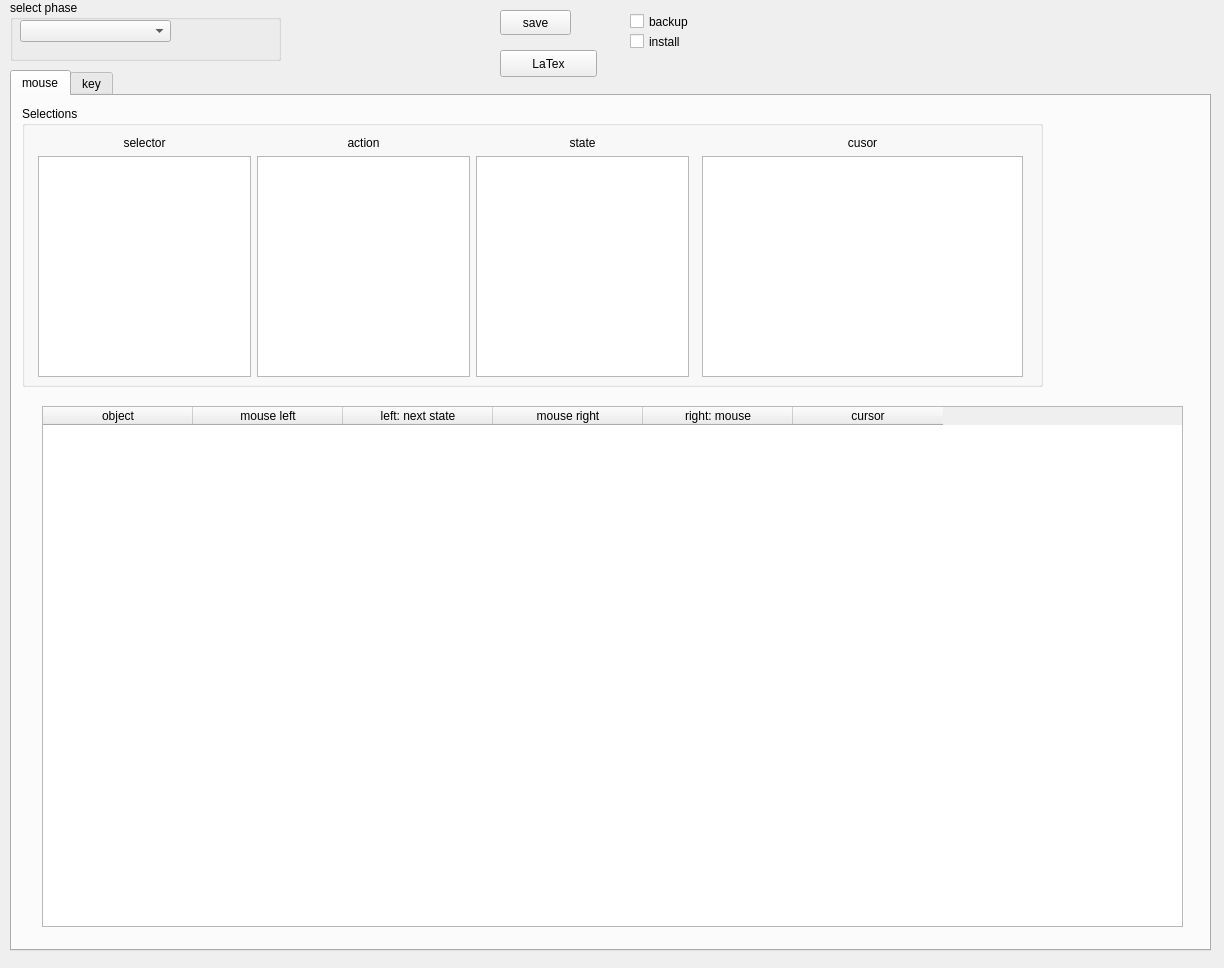
<?xml version="1.0" encoding="UTF-8"?>
<ui version="4.0">
    <class>Dialog</class>
    <widget class="QDialog" name="Dialog">
        <property name="windowModality">
            <enum>Qt::NonModal</enum>
        </property>
        <property name="geometry">
            <rect>
                <x>0</x>
                <y>0</y>
                <width>1224</width>
                <height>968</height>
            </rect>
        </property>
        <property name="sizePolicy">
            <sizepolicy hsizetype="Expanding" vsizetype="Expanding">
                <horstretch>0</horstretch>
                <verstretch>0</verstretch>
            </sizepolicy>
        </property>
        <property name="sizeIncrement">
            <size>
                <width>10</width>
                <height>10</height>
            </size>
        </property>
        <property name="windowTitle">
            <string>Dialog</string>
        </property>
        <widget class="QTabWidget" name="tabWidget">
            <property name="geometry">
                <rect>
                    <x>10</x>
                    <y>70</y>
                    <width>1201</width>
                    <height>881</height>
                </rect>
            </property>
            <property name="currentIndex">
                <number>0</number>
            </property>
            <widget class="QWidget" name="tab_mouse_automat">
                <attribute name="title">
                    <string>mouse</string>
                </attribute>
                <widget class="QGroupBox" name="groupSelections">
                    <property name="geometry">
                        <rect>
                            <x>10</x>
                            <y>10</y>
                            <width>1021</width>
                            <height>281</height>
                        </rect>
                    </property>
                    <property name="title">
                        <string>Selections</string>
                    </property>
                    <widget class="QWidget" name="layoutWidget">
                        <property name="geometry">
                            <rect>
                                <x>680</x>
                                <y>30</y>
                                <width>321</width>
                                <height>241</height>
                            </rect>
                        </property>
                        <layout class="QVBoxLayout" name="verticalLayout_4">
                            <item>
                                <widget class="QLabel" name="label_3">
                                    <property name="text">
                                        <string>cusor</string>
                                    </property>
                                    <property name="alignment">
                                        <set>Qt::AlignCenter</set>
                                    </property>
                                </widget>
                            </item>
                            <item>
                                <widget class="QListWidget" name="listCursors"/>
                            </item>
                        </layout>
                    </widget>
                    <widget class="QWidget" name="layoutWidget">
                        <property name="geometry">
                            <rect>
                                <x>16</x>
                                <y>30</y>
                                <width>651</width>
                                <height>241</height>
                            </rect>
                        </property>
                        <layout class="QHBoxLayout" name="horizontalLayout">
                            <item>
                                <layout class="QVBoxLayout" name="verticalLayout">
                                    <item>
                                        <widget class="QLabel" name="label">
                                            <property name="text">
                                                <string>selector</string>
                                            </property>
                                            <property name="alignment">
                                                <set>Qt::AlignCenter</set>
                                            </property>
                                        </widget>
                                    </item>
                                    <item>
                                        <widget class="QListWidget" name="listSelectState"/>
                                    </item>
                                </layout>
                            </item>
                            <item>
                                <layout class="QVBoxLayout" name="verticalLayout_3">
                                    <item>
                                        <widget class="QLabel" name="label_2">
                                            <property name="text">
                                                <string>action</string>
                                            </property>
                                            <property name="alignment">
                                                <set>Qt::AlignCenter</set>
                                            </property>
                                        </widget>
                                    </item>
                                    <item>
                                        <widget class="QListWidget" name="listActions"/>
                                    </item>
                                </layout>
                            </item>
                            <item>
                                <layout class="QVBoxLayout" name="verticalLayout_2">
                                    <item>
                                        <widget class="QLabel" name="label_4">
                                            <property name="text">
                                                <string>state</string>
                                            </property>
                                            <property name="alignment">
                                                <set>Qt::AlignCenter</set>
                                            </property>
                                        </widget>
                                    </item>
                                    <item>
                                        <widget class="QListWidget" name="listStates"/>
                                    </item>
                                </layout>
                            </item>
                        </layout>
                    </widget>
                </widget>
                <widget class="QTableWidget" name="tableState">
                    <property name="geometry">
                        <rect>
                            <x>30</x>
                            <y>310</y>
                            <width>1141</width>
                            <height>521</height>
                        </rect>
                    </property>
                    <property name="editTriggers">
                        <set>QAbstractItemView::NoEditTriggers</set>
                    </property>
                    <attribute name="horizontalHeaderDefaultSectionSize">
                        <number>150</number>
                    </attribute>
                    <column>
                        <property name="text">
                            <string>object</string>
                        </property>
                    </column>
                    <column>
                        <property name="text">
                            <string>mouse left</string>
                        </property>
                    </column>
                    <column>
                        <property name="text">
                            <string>left: next state</string>
                        </property>
                    </column>
                    <column>
                        <property name="text">
                            <string>mouse right</string>
                        </property>
                    </column>
                    <column>
                        <property name="text">
                            <string>right: mouse</string>
                        </property>
                    </column>
                    <column>
                        <property name="text">
                            <string>cursor</string>
                        </property>
                    </column>
                </widget>
            </widget>
            <widget class="QWidget" name="tab_key_automat">
                <attribute name="title">
                    <string>key</string>
                </attribute>
                <widget class="QWidget" name="layoutWidget_2">
                    <property name="geometry">
                        <rect>
                            <x>10</x>
                            <y>300</y>
                            <width>1001</width>
                            <height>461</height>
                        </rect>
                    </property>
                    <layout class="QGridLayout">
                        <property name="margin">
                            <number>5</number>
                        </property>
                        <item row="0" column="0" colspan="3">
                            <widget class="QTableWidget" name="tableKeyAutomaton">
                                <property name="editTriggers">
                                    <set>QAbstractItemView::NoEditTriggers</set>
                                </property>
                                <attribute name="horizontalHeaderDefaultSectionSize">
                                    <number>150</number>
                                </attribute>
                                <column>
                                    <property name="text">
                                        <string>key</string>
                                    </property>
                                </column>
                                <column>
                                    <property name="text">
                                        <string>next state</string>
                                    </property>
                                </column>
                                <column>
                                    <property name="text">
                                        <string>GUI action</string>
                                    </property>
                                </column>
                            </widget>
                        </item>
                        <item row="1" column="0">
                            <widget class="QPushButton" name="pushAddKey">
                                <property name="text">
                                    <string>add key</string>
                                </property>
                            </widget>
                        </item>
                        <item row="1" column="1">
                            <widget class="QPushButton" name="pushDeleteKey">
                                <property name="text">
                                    <string>delete key</string>
                                </property>
                            </widget>
                        </item>
                        <item row="1" column="2">
                            <spacer>
                                <property name="orientation">
                                    <enum>Qt::Horizontal</enum>
                                </property>
                                <property name="sizeHint" stdset="0">
                                    <size>
                                        <width>40</width>
                                        <height>20</height>
                                    </size>
                                </property>
                            </spacer>
                        </item>
                    </layout>
                </widget>
                <widget class="QGroupBox" name="groupSelection">
                    <property name="geometry">
                        <rect>
                            <x>10</x>
                            <y>10</y>
                            <width>1031</width>
                            <height>281</height>
                        </rect>
                    </property>
                    <property name="title">
                        <string>Selection</string>
                    </property>
                    <widget class="QWidget" name="layoutWidget">
                        <property name="geometry">
                            <rect>
                                <x>50</x>
                                <y>20</y>
                                <width>951</width>
                                <height>231</height>
                            </rect>
                        </property>
                        <layout class="QGridLayout" name="gridLayout">
                            <item row="0" column="0">
                                <widget class="QLabel" name="label_21">
                                    <property name="text">
                                        <string>key</string>
                                    </property>
                                    <property name="alignment">
                                        <set>Qt::AlignCenter</set>
                                    </property>
                                </widget>
                            </item>
                            <item row="0" column="1">
                                <widget class="QLabel" name="label_20">
                                    <property name="text">
                                        <string>state</string>
                                    </property>
                                    <property name="alignment">
                                        <set>Qt::AlignCenter</set>
                                    </property>
                                </widget>
                            </item>
                            <item row="0" column="2">
                                <widget class="QLabel" name="label_19">
                                    <property name="text">
                                        <string>action</string>
                                    </property>
                                    <property name="alignment">
                                        <set>Qt::AlignCenter</set>
                                    </property>
                                </widget>
                            </item>
                            <item row="1" column="0">
                                <widget class="QListWidget" name="listKeysForKeyAutomaton"/>
                            </item>
                            <item row="1" column="1">
                                <widget class="QListWidget" name="listStatesForKeyAutomaton"/>
                            </item>
                            <item row="1" column="2">
                                <widget class="QListWidget" name="listActionsForKeyAutomaton"/>
                            </item>
                        </layout>
                    </widget>
                </widget>
            </widget>
        </widget>
        <widget class="QGroupBox" name="groupBox">
            <property name="geometry">
                <rect>
                    <x>10</x>
                    <y>0</y>
                    <width>271</width>
                    <height>61</height>
                </rect>
            </property>
            <property name="title">
                <string>select phase</string>
            </property>
            <widget class="QComboBox" name="comboPhase">
                <property name="geometry">
                    <rect>
                        <x>10</x>
                        <y>20</y>
                        <width>151</width>
                        <height>22</height>
                    </rect>
                </property>
            </widget>
        </widget>
        <widget class="QPushButton" name="pushSaveAutomaton">
            <property name="geometry">
                <rect>
                    <x>500</x>
                    <y>10</y>
                    <width>71</width>
                    <height>25</height>
                </rect>
            </property>
            <property name="text">
                <string>save</string>
            </property>
        </widget>
        <widget class="QCheckBox" name="checkBoxBackup">
            <property name="geometry">
                <rect>
                    <x>630</x>
                    <y>10</y>
                    <width>93</width>
                    <height>23</height>
                </rect>
            </property>
            <property name="text">
                <string>backup</string>
            </property>
        </widget>
        <widget class="QCheckBox" name="checkBoxInstall">
            <property name="geometry">
                <rect>
                    <x>630</x>
                    <y>30</y>
                    <width>93</width>
                    <height>23</height>
                </rect>
            </property>
            <property name="text">
                <string>install</string>
            </property>
        </widget>
        <widget class="QPushButton" name="pushLaTex">
            <property name="geometry">
                <rect>
                    <x>500</x>
                    <y>50</y>
                    <width>97</width>
                    <height>27</height>
                </rect>
            </property>
            <property name="text">
                <string>LaTex</string>
            </property>
        </widget>
    </widget>
    <resources/>
    <connections/>
</ui>
